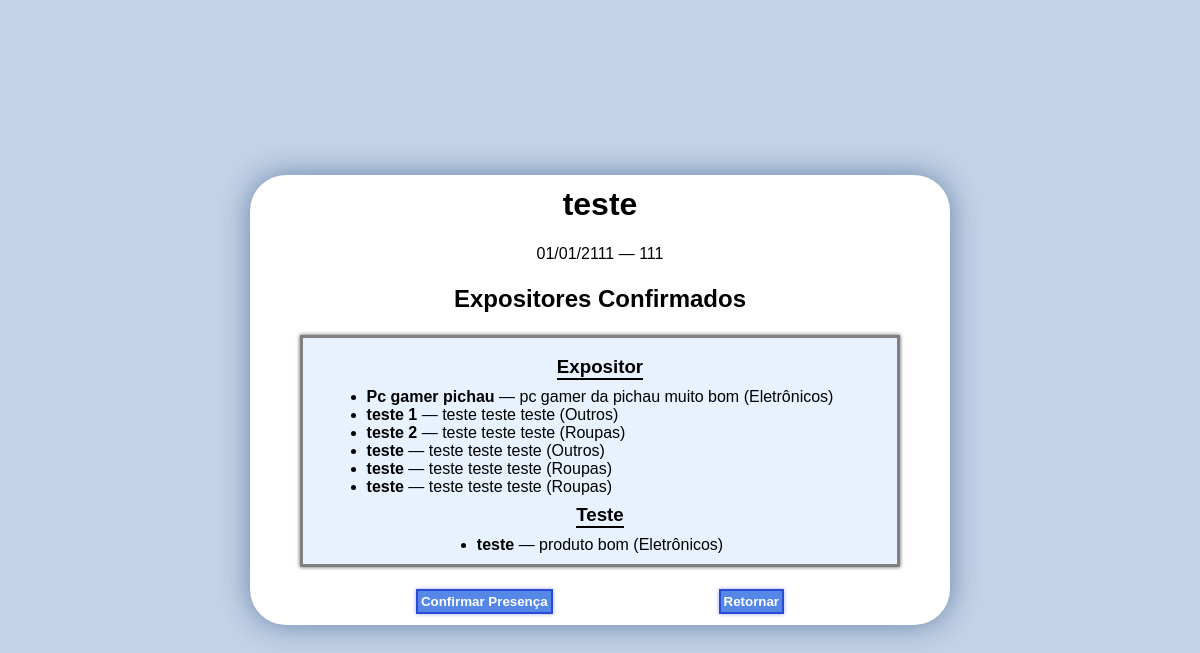
The page /visitante/evento.php?id=1 on the database its author committed.
### tables this page shows
CREATE TABLE IF NOT EXISTS `eventos` (
  `id_evento` int(11) NOT NULL AUTO_INCREMENT,
  `nome` varchar(100) NOT NULL,
  `descricao` text DEFAULT NULL,
  `data` date NOT NULL,
  `local` varchar(150) NOT NULL,
  `imagem` varchar(255) DEFAULT NULL,
  PRIMARY KEY (`id_evento`)
);

CREATE TABLE IF NOT EXISTS `usuarios` (
  `id_usuario` int(11) NOT NULL AUTO_INCREMENT,
  `nome` varchar(100) NOT NULL,
  `email` varchar(100) NOT NULL,
  `senha` varchar(255) NOT NULL,
  `tipo` enum('admin','expositor','visitante') NOT NULL,
  `aprovado` tinyint(1) NOT NULL DEFAULT 0,
  PRIMARY KEY (`id_usuario`),
  UNIQUE KEY `email` (`email`)
);

### visitante/evento.php (the view, shortened to what this page needs)
<?php
require_once __DIR__ . "/../conexao.php";
$id_evento = intval($_GET['id']??0);
$ev = $conn->query("SELECT * FROM eventos WHERE id_evento=$id_evento")->fetch_assoc();
$expo = $conn->query("SELECT u.id_usuario,u.nome FROM evento_expositores ee JOIN usuarios u ON u.id_usuario=ee.id_expositor WHERE ee.id_evento=$id_evento");
$prod_por_exp=[];
foreach($conn->query("SELECT u.id_usuario FROM evento_expositores ee JOIN usuarios u ON u.id_usuario=ee.id_expositor WHERE ee.id_evento=$id_evento") as $ex){
    $id_exp=$ex['id_usuario'];
    $prod_por_exp[$id_exp]=$conn->query(
        "SELECT p.nome,p.descricao,c.nome_categoria FROM produtos p LEFT JOIN categorias_produto c ON c.id_categoria=p.id_categoria WHERE p.id_usuario=$id_exp"
    )->fetch_all(MYSQLI_ASSOC);
}
?>
<!DOCTYPE html>
<html>
    <head>
        <link rel="stylesheet" href="../css/eventos_detalhes.css">
    </head>
<body>
    <div class="content">
        <h1><?=htmlspecialchars($ev['nome'])?></h1>
            <p><?=date('d/m/Y', strtotime($ev['data']))?> — <?=htmlspecialchars($ev['local'])?></p>
            <h2>Expositores Confirmados</h2>
            <div class="box">
                <?php foreach($expo as $ex): ?>
                    <h3 class="title"><?=htmlspecialchars($ex['nome'])?></h3>
                    <ul>
                    <?php foreach($prod_por_exp[$ex['id_usuario']] as $p): ?>
                    <li><b><?=$p['nome']?></b> — <?=$p['descricao']?> (<?=$p['nome_categoria']?>)</li>
                    <?php endforeach; ?>
                    </ul>
                    <?php endforeach; ?>
                    </div>
                <div class="button-area">
                <button type="submit" onclick="presencaConfirma()">Confirmar Presença</button>
                <button><a href="home.php">Retornar</a></button>
                    </div>
        </div>
</body>
</html>

### css/eventos_detalhes.css (style rules this page uses)
* { margin: 0; padding: 0; box-sizing: border-box; }
body { height: 100vh; font-family: Arial, Helvetica, sans-serif; display: flex; align-items: center; justify-content: center; background-color: rgb(195, 210, 230); }
.content { width: 700px; height: 450px; max-height: 700px; background-color: #fff; display: flex; flex-direction: column; justify-content: space-around; align-items: center; position: relative; box-shadow: 0 0 30px rgba(0, 43, 107, 0.466); border-radius: 36px; }
.box { width: 600px; display: flex; flex-direction: column; align-items: center; justify-self: center; position: relative; color: #000; background-color: rgb(232, 242, 255); border: 3px solid gray; box-shadow: 0 0 4px rgb(87, 87, 87); padding: 10px; }
.title { border-bottom: 2px solid #000; margin: 8px; }

### rows shown on the page
eventos: nome "teste", data "01/01/2111", local "111"
usuarios: nome "Expositor", nome "Pc gamer pichau", descricao "pc gamer da pichau muito bom", nome_categoria "Eletrônicos", nome "teste 1", descricao "teste teste teste", nome_categoria "Outros", nome "teste 2", nome_categoria "Roupas", nome "teste"
usuarios: nome "Teste", nome "teste", descricao "produto bom", nome_categoria "Eletrônicos"
